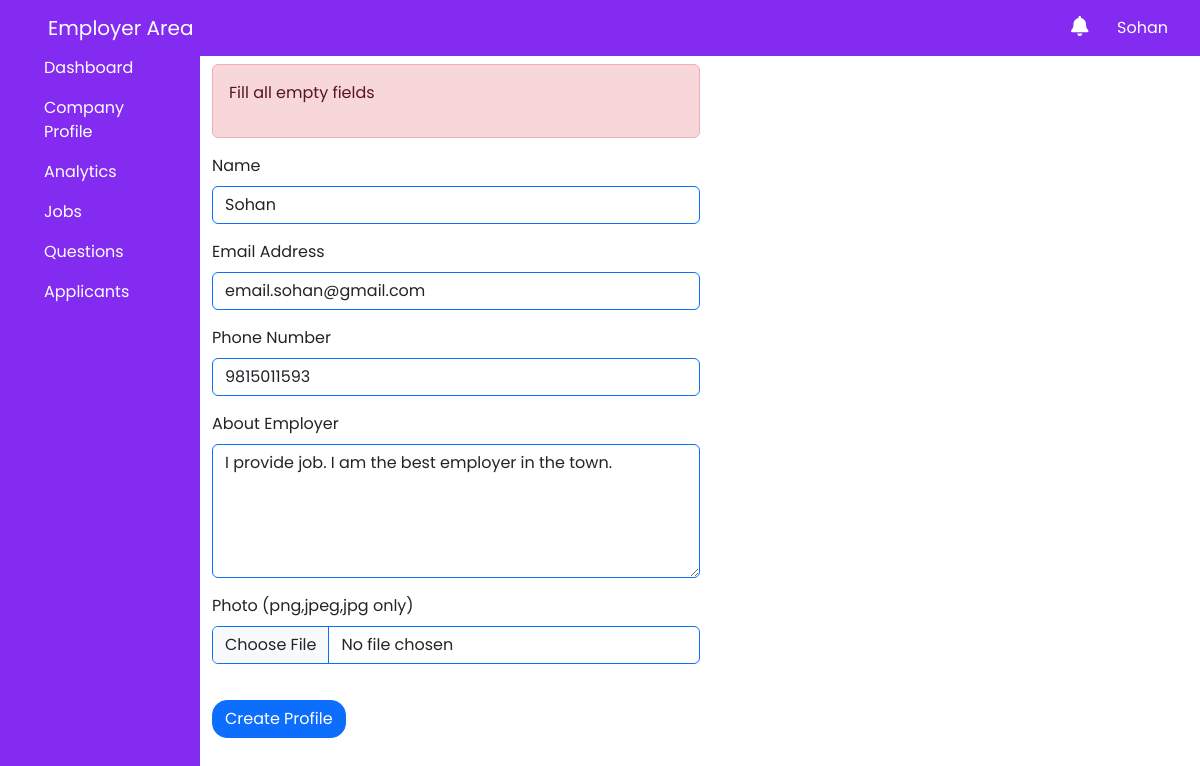
/employer/company_profile/ (signed in), run on an earlier commit of the app's database.
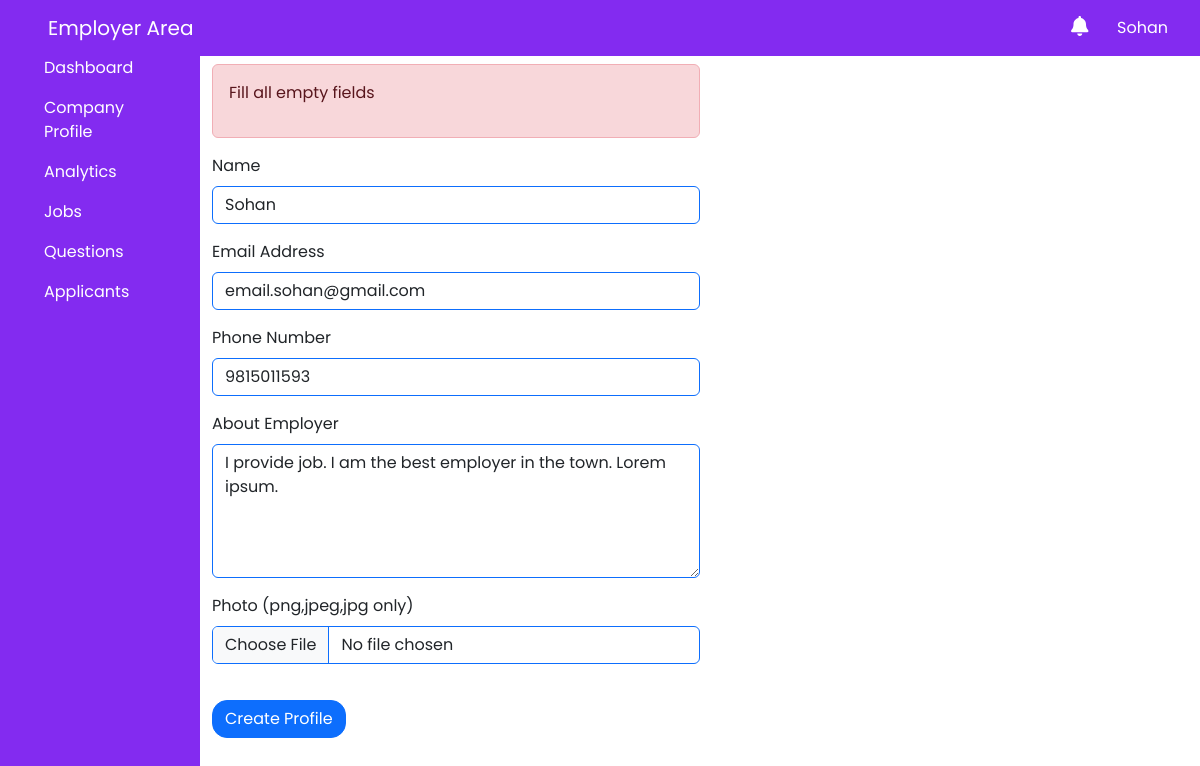
And on a later commit of the database.
### employer/models.py (models this page shows, shortened)
class Employer(models.Model):
    emp_id = models.AutoField(primary_key=True)
    emp_name = models.CharField(max_length=50,null=False,blank=False,verbose_name='Employer name')
    emp_phone_number = models.CharField(max_length=11,null=False,blank=False,verbose_name='Employer number')
    emp_email = models.EmailField(verbose_name='Employer Email',null=False,blank=False,unique=True)
    emp_password = models.CharField(null=False,blank=False,verbose_name='Employer Password',max_length=255)
    about_employer = models.TextField(verbose_name='About Employer',blank=True,null=True)
    emp_profile = models.FileField(upload_to='employer-profile/',null=True,verbose_name='Profile Photo')

### employer/views.py (the view, shortened to what this page needs)
# urls.py: path('company_profile/',company_profile,name="company_profile")
def company_profile(request):
    email = request.session.get('email')
    if email:
        data = Employer.objects.get(emp_email = email)
        return render(request,'employer-dashboard/components/employer-profile.html',{'data':data})
    else:
        messages.error(request,"Session Expired. Please Login again.")
        return redirect('employer_signin')

### templates/employer-dashboard/components/employer-profile.html (shortened to what this page needs)
{% extends "../index.html" %}
{%block content%}
<div class="row">
    <form action="{% url 'company_profile' %}" method="post" enctype="multipart/form-data">
        <div class="col-md-6">
        <div class="alert alert-danger" role="alert">
            <p class="text-red">Fill all empty fields</p>
        </div>
        <div class="mb-3">
            <label for="name" class="form-label">Name</label>
            <input type="name" class="form-control border border-primary" name="name" id="name" placeholder="Employer's name" value="{{data.emp_name}}">
        </div>
        <div class="mb-3">
            <label for="emailAddress" class="form-label">Email Address</label>
            <input class="form-control border border-primary" name="email" id="emailAddress" value="{{data.emp_email}}" />
        </div>
        <div class="mb-3">
            <label for="phoneNumber" class="form-label">Phone Number</label>
            <input class="form-control border border-primary" name="phone" id="phoneNumber" value="{{data.emp_phone_number}}" />
        </div>
        <div class="mb-3">
            <label for="aboutEmployer" class="form-label">About Employer</label>
            <textarea class="form-control border border-primary" name="about" id="aboutEmployer" rows="5" wrap="virtual">{{data.about_employer}}</textarea>
        </div>
        <div class="mb-3">
            <label for="photo" class="form-label">Photo (png,jpeg,jpg only)</label>
            <input type="file" class="form-control border border-primary" name="image" id="photo" value="{{data.emp_profile|default:''}}">
        </div>
        <div class="mb-3">
            <input type="submit" class="btn btn-primary" value="Create Profile">
        </div>
        </div>
    </form>
</div>
{% endblock %}

### templates/employer-dashboard/index.html (shortened to what this page needs)
{% extends "../base/base.html" %}
{% block navbar %}
    {% include "./components/navbar.html" with emp_name=data.emp_name %}
{% endblock %}
{% block sidebar %}
{% include "./components/sidebar.html" %}
{% endblock sidebar %}

### templates/base/base.html (shortened to what this page needs)
<!DOCTYPE html>
<html lang="en">
{% include './header.html' %}
<body>
    {% block navbar%}{%endblock%}
    {% block sidebar %}{% endblock sidebar %}
    {% block content%}{%endblock%}
</body>
</html>

### templates/base/header.html (shortened to what this page needs)
<head>
    <link href="https://cdn.jsdelivr.net/npm/bootstrap@5.3.0/dist/css/bootstrap.min.css" rel="stylesheet">
    {% load static %}
    <link rel="stylesheet" href="{% static './css/style.css'%}">
    <link rel="stylesheet" href="{% static './css/helper.css'%}">
    <link rel="stylesheet" href="{% static './css/dashboard.css'%}">
    <link rel="stylesheet" href="{% static './css/sweetalert.css' %}" />
</head>

### templates/employer-dashboard/components/navbar.html (shortened to what this page needs)
<nav class="navbar fixed-top navbar-expand-md navbar-dark bg-primary mb-3">
    <div class="flex-row d-flex">
        <a class="navbar-brand mx-5" href="{% url 'employer_dashboard' %}" title="Admin">Employer Area</a>
    </div>
    <div class="ms-auto mx-4">
        <a href="#" class="text-white mx-3 position-relative"  data-bs-toggle="modal" data-bs-target="#notifications">
            <i class="fas fa-bell fs-5"></i>
        </a>
        <a href="#" class="text-white mx-2">{{emp_name}}</a>
    </div>
</nav>

### templates/employer-dashboard/components/sidebar.html (shortened to what this page needs)
<div class="container-fluid" id="main">
<div class="row row-offcanvas row-offcanvas-left">
    <div class="col-md-3 col-lg-2 sidebar-offcanvas bg-primary" id="sidebar" role="navigation">
        <ul class="nav flex-column sticky-top pl-5 pt-5 fixed" style="height:100vh !important;">
            <li class="nav-item"><a class="nav-link text-white " href="{% url 'employer_dashboard' %}">Dashboard</a></li>
            <li class="nav-item"><a class="nav-link text-white" href="{% url 'company_profile'%}">Company Profile</a></li>
            <li class="nav-item"><a class="nav-link text-white" href="#">Analytics</a></li>
            <li class="nav-item"><a class="nav-link text-white" href="#">Jobs</a></li>
            <li class="nav-item"><a class="nav-link text-white" href="#">Questions</a></li>
            <li class="nav-item"><a class="nav-link text-white" href="#">Applicants</a></li>
        </ul>
    </div>
    <div class="col main pt-5 mt-3" id="content">

### templates/base/footer.html (shortened to what this page needs)
{% load static %}

### static/css/style.css (style rules this page uses)
:root { --color-primary:#832bf0; --color-primary-hover:#8732f0; --color-secondary:#3a0ca3; --color-light:#83c5be; --color-red:#d90429; --color-red-hover:#dd2d4be3; --color-dark:#14213d; --color-grey:#a1a1a1; --color-white:#fff; --color-green:#00FF00; }
* { font-family: 'Poppins', sans-serif !important; }
.bg-primary { background-color: var(--color-primary) !important; }
a { text-decoration: none !important; }
.nav-item { margin-left:1rem !important; }
.btn.btn-primary { margin-top: 20px; border-radius: 15px }

### static/css/helper.css (style rules this page uses)
:root { --color-primary:#832bf0; --color-primary-hover:#863be280; --color-secondary:#3a0ca3; --color-light:#83c5be; --color-red:#d90429; --color-red-hover:#dd2d4be3; --color-dark:#14213d; --color-grey:#a1a1a1; --color-white:#fff; }

What changed in the data, as far as the page shows it:
changed Employer "Sohan": about "I provide job. I am the best employer in the town." → "I provide job. I am the best employer in the town. Lorem ipsum."
